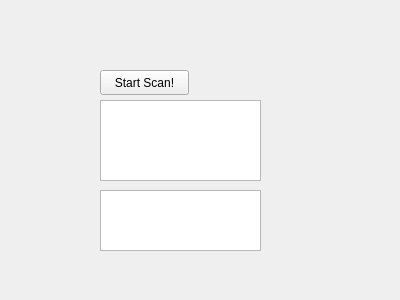
<?xml version="1.0" encoding="UTF-8"?>
<ui version="4.0">
 <class>Widget</class>
 <widget class="QWidget" name="Widget">
  <property name="geometry">
   <rect>
    <x>0</x>
    <y>0</y>
    <width>400</width>
    <height>300</height>
   </rect>
  </property>
  <property name="windowTitle">
   <string>Widget</string>
  </property>
  <widget class="QPushButton" name="pushButton">
   <property name="geometry">
    <rect>
     <x>100</x>
     <y>70</y>
     <width>89</width>
     <height>25</height>
    </rect>
   </property>
   <property name="text">
    <string>Start Scan!</string>
   </property>
  </widget>
  <widget class="QListView" name="listView">
   <property name="geometry">
    <rect>
     <x>100</x>
     <y>100</y>
     <width>161</width>
     <height>81</height>
    </rect>
   </property>
  </widget>
  <widget class="QTextBrowser" name="textBrowser">
   <property name="geometry">
    <rect>
     <x>100</x>
     <y>190</y>
     <width>161</width>
     <height>61</height>
    </rect>
   </property>
  </widget>
 </widget>
 <layoutdefault spacing="6" margin="11"/>
 <resources/>
 <connections/>
</ui>
